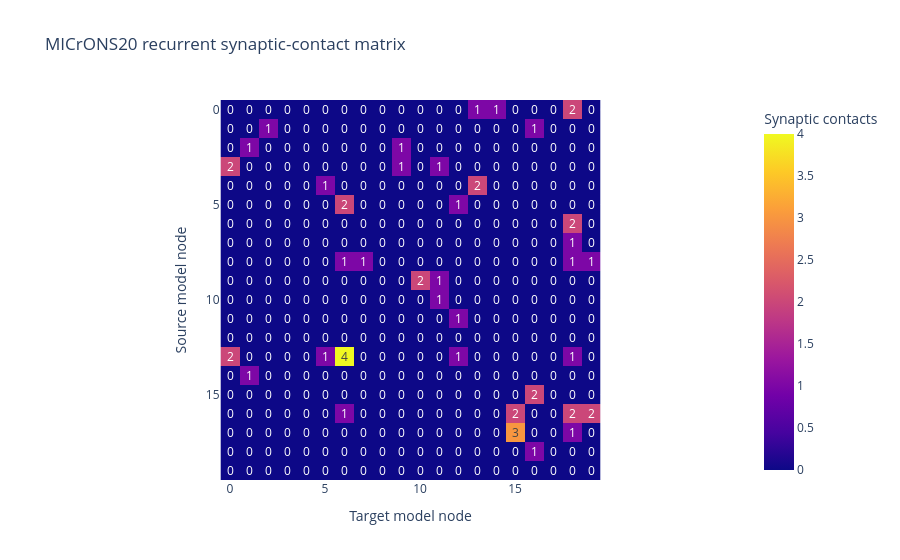

The code cell stored with this chart in its notebook:
### Markdown cell above
## 9. 20 × 20 recurrent synaptic-contact matrix

### Code cell
node_ids = sorted(manifest["model_node_id"].astype(int).tolist())

contact_matrix = (
    recurrent_pairs
    .pivot(
        index="source_model_node_id",
        columns="target_model_node_id",
        values="n_synapses",
    )
    .reindex(index=node_ids, columns=node_ids)
    .fillna(0)
    .astype(int)
)

fig = px.imshow(
    contact_matrix,
    labels={
        "x": "Target model node",
        "y": "Source model node",
        "color": "Synaptic contacts",
    },
    text_auto=True,
    aspect="equal",
    title="MICrONS20 recurrent synaptic-contact matrix",
)

fig.show()

### Figure 1 — Plotly figure (JSON) as saved in the notebook; plotly's stock layout.template omitted (floating-point values rounded to 4 significant figures; data arrays with more than 128 entries replaced by an {"elided": "..."} marker saying what was removed)
{"data": [{"coloraxis": "coloraxis", "hovertemplate": "Target model node: %{x}<br>Source model node: %{y}<br>Synaptic contacts: %{z}<extra></extra>", "name": "0", "texttemplate": "%{z}", "type": "heatmap", "x": [0, 1, 2, 3, 4, 5, 6, 7, 8, 9, 10, 11, 12, 13, 14, 15, 16, 17, 18, 19], "xaxis": "x", "y": [0, 1, 2, 3, 4, 5, 6, 7, 8, 9, 10, 11, 12, 13, 14, 15, 16, 17, 18, 19], "yaxis": "y", "z": {"elided": "20x20 int values"}}], "layout": {"coloraxis": {"colorbar": {"title": {"text": "Synaptic contacts"}}, "colorscale": [[0, "#0d0887"], [0.1111, "#46039f"], [0.2222, "#7201a8"], [0.3333, "#9c179e"], [0.4444, "#bd3786"], [0.5556, "#d8576b"], [0.6667, "#ed7953"], [0.7778, "#fb9f3a"], [0.8889, "#fdca26"], [1, "#f0f921"]]}, "title": {"text": "MICrONS20 recurrent synaptic-contact matrix"}, "xaxis": {"anchor": "y", "constrain": "domain", "domain": [0, 1], "scaleanchor": "y", "title": {"text": "Target model node"}}, "yaxis": {"anchor": "x", "autorange": "reversed", "constrain": "domain", "domain": [0, 1], "title": {"text": "Source model node"}}}}
